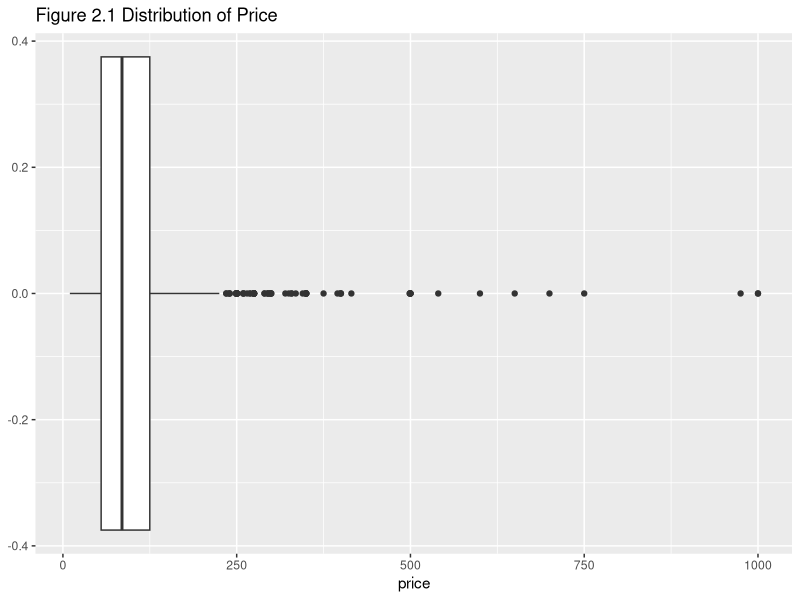
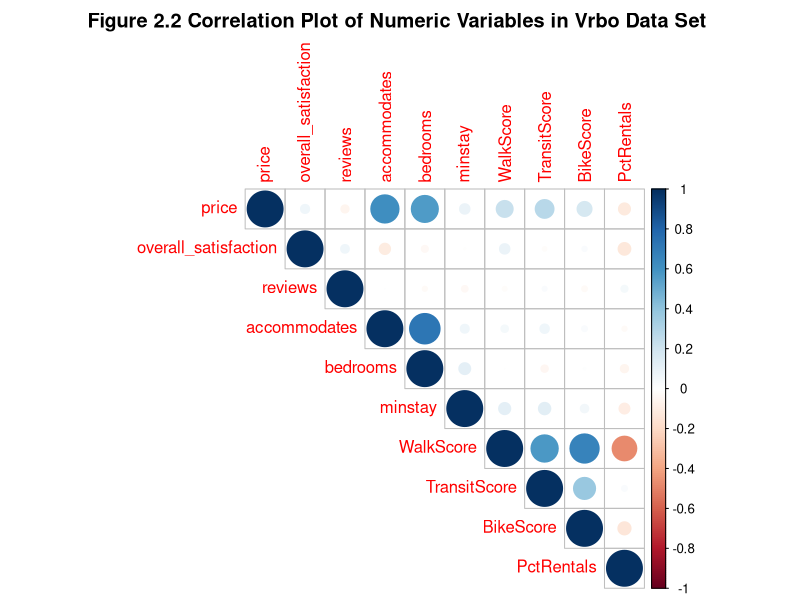
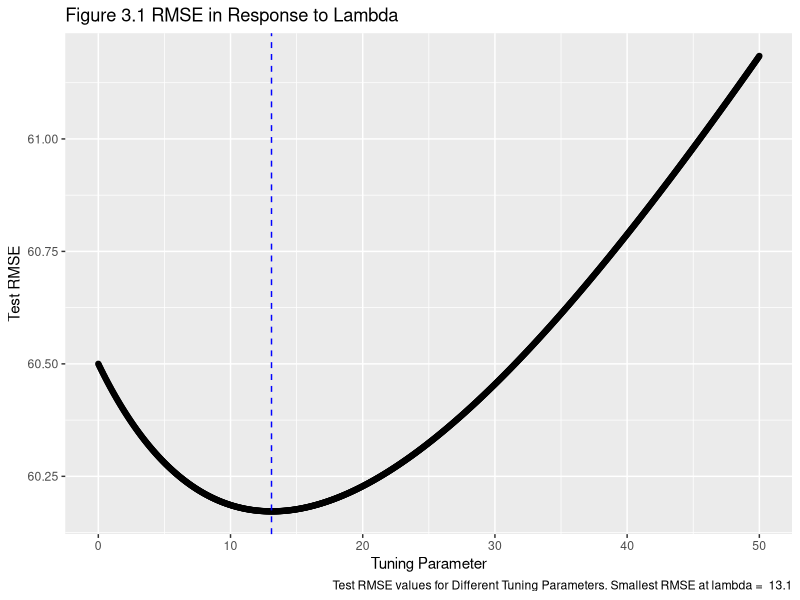

The R script that drew these images, in order:
## ---- chunk 1
knitr::opts_chunk$set(echo = TRUE)
## ---- chunk 2
##Here we load the packages needed
library(ggplot2)
library(broom)
library(gridExtra)
library(dplyr)
library(class)
library(tidyverse)
library(gridExtra)
library(leaps)
library(corrplot)
library(RColorBrewer)
library(glmnet)
library(xtable)
## ---- chunk 3
vrboData<-read.csv("VRBO.csv")
## ---- chunk 4
glimpse(vrboData)
## ---- chunk 5
# Find out the number of missing values in the vrbo data set
sum(is.na(vrboData))
#Remove rows with missing values 


vrboCleaned<-vrboData%>%
  na.omit(vrboData)%>%
  select(-UnitNumber)
vrboCleaned$PctRentals=as.numeric((vrboCleaned$PctRentals)*100)
## ---- chunk 6
ggplot(data=vrboCleaned,aes(x=price))+
  geom_boxplot()+
  ggtitle("Figure 2.1 Distribution of Price")
## ---- chunk 7
knitr::kable(table(vrboData$room_type))
## ---- chunk 8
#convert character features into factor
vrboCleaned$neighborhood <-as.factor(vrboCleaned$neighborhood)
## ---- chunk 9
#Obtain correlation between features and save it as an object
M<-cor(vrboCleaned[,-c(4,8,9)])
#Create correlation plot
corrplot(M, method= "circle",type = "upper",title="Figure 2.2 Correlation Plot of Numeric Variables in Vrbo Data Set ",mar = c(0,0,2,0))
#M
## ---- chunk 10
# Create the design matrix for ridge regression
XD <- model.matrix(price ~., data = vrboCleaned)
## ---- chunk 11
set.seed(1)
ridge.modFind_Lambda <- cv.glmnet(XD[,-1], vrboCleaned$price , alpha = 0 , lambda = seq(from=0, to=50,by=0.05) , standardize = TRUE)
## ---- chunk 12
##Load a function for creating the plot of RMSE in response of change in Lambda
ridgePlot <- function(ridge.mod, metric, title){
  library(ggplot2)
  
  smallestLambda <- ridge.mod$lambda[which.min(ridge.mod$cvm)] 
  
  if(metric == "MSE"){
  g1 <- ggplot( data.frame(ridge.mod$lambda), aes( x = ridge.mod$lambda, y = (ridge.mod$cvm))) + geom_point() + geom_vline( xintercept = smallestLambda, col = "blue" , lty = 2 ) +  labs(caption = paste("Test MSE values for Different Tuning Parameters. Smallest MSE at lambda = ", smallestLambda), title = title, y = "Test MSE", x = "Tuning Parameter")
  
  }
  
  if(metric == "RMSE"){
  g1 <- ggplot( data.frame(ridge.mod$lambda), aes( x = ridge.mod$lambda, y = sqrt(ridge.mod$cvm))) + geom_point() + geom_vline( xintercept = smallestLambda, col = "blue" , lty = 2 ) +  labs(caption = paste("Test RMSE values for Different Tuning Parameters. Smallest RMSE at lambda = ", smallestLambda), title = title, y = "Test RMSE", x = "Tuning Parameter")

  }
  
  g1
}
## ---- chunk 13
#Using the ridgePlot function(immported) to creat graph of RMSE in response to Lambda
ridgePlot(ridge.modFind_Lambda, metric = "RMSE" , title ="Figure 3.1 RMSE in Response to Lambda" )

## ---- chunk 14
ridge.mod_Final <- glmnet(XD[,-1], vrboCleaned$price , alpha = 0 , lambda = 13.1 , standardize = TRUE)
Betas_ridge<-as.numeric(coefficients(ridge.mod_Final))
ridge_coef<-data.frame("Coefficients" = Betas_ridge)

rownames(ridge_coef)<-colnames(XD)
knitr::kable(ridge_coef,caption = "Table 3.1 Coefficients of Model using Ridge Regression")
